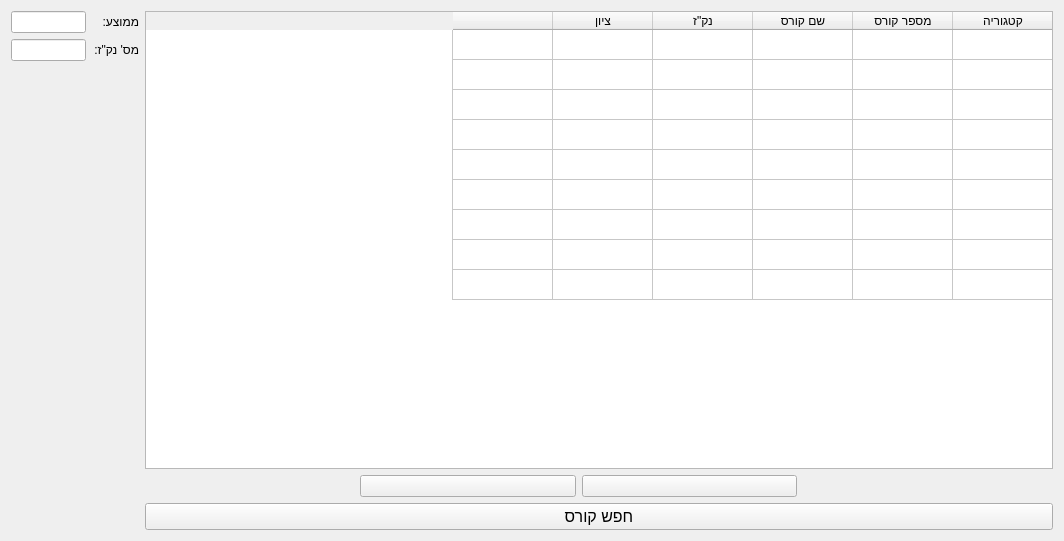
<?xml version="1.0" encoding="UTF-8"?>
<ui version="4.0">
 <class>Form</class>
 <widget class="QWidget" name="Form">
  <property name="geometry">
   <rect>
    <x>0</x>
    <y>0</y>
    <width>1064</width>
    <height>541</height>
   </rect>
  </property>
  <property name="windowTitle">
   <string>Form</string>
  </property>
  <property name="layoutDirection">
   <enum>Qt::RightToLeft</enum>
  </property>
  <layout class="QGridLayout" name="gridLayout">
   <item row="0" column="1">
    <layout class="QHBoxLayout" name="horizontalLayout">
     <item>
      <layout class="QVBoxLayout" name="verticalLayout">
       <item>
        <layout class="QVBoxLayout" name="verticalLayout_4">
         <item>
          <layout class="QHBoxLayout" name="horizontalLayout_7">
           <item>
            <widget class="QLabel" name="semester_average_label_2">
             <property name="sizePolicy">
              <sizepolicy hsizetype="Fixed" vsizetype="Fixed">
               <horstretch>0</horstretch>
               <verstretch>0</verstretch>
              </sizepolicy>
             </property>
             <property name="maximumSize">
              <size>
               <width>70</width>
               <height>16777215</height>
              </size>
             </property>
             <property name="text">
              <string>ממוצע:   </string>
             </property>
            </widget>
           </item>
           <item>
            <widget class="QLineEdit" name="semester_average_in_2">
             <property name="sizePolicy">
              <sizepolicy hsizetype="Fixed" vsizetype="Fixed">
               <horstretch>0</horstretch>
               <verstretch>0</verstretch>
              </sizepolicy>
             </property>
             <property name="maximumSize">
              <size>
               <width>75</width>
               <height>16777215</height>
              </size>
             </property>
             <property name="text">
              <string/>
             </property>
             <property name="alignment">
              <set>Qt::AlignCenter</set>
             </property>
             <property name="readOnly">
              <bool>true</bool>
             </property>
            </widget>
           </item>
          </layout>
         </item>
         <item>
          <layout class="QHBoxLayout" name="horizontalLayout_8">
           <item>
            <widget class="QLabel" name="semester_points_label_2">
             <property name="sizePolicy">
              <sizepolicy hsizetype="Fixed" vsizetype="Fixed">
               <horstretch>0</horstretch>
               <verstretch>0</verstretch>
              </sizepolicy>
             </property>
             <property name="maximumSize">
              <size>
               <width>70</width>
               <height>16777215</height>
              </size>
             </property>
             <property name="text">
              <string>מס' נק&quot;ז:</string>
             </property>
            </widget>
           </item>
           <item>
            <widget class="QLineEdit" name="semester_points_in_2">
             <property name="sizePolicy">
              <sizepolicy hsizetype="Fixed" vsizetype="Fixed">
               <horstretch>0</horstretch>
               <verstretch>0</verstretch>
              </sizepolicy>
             </property>
             <property name="maximumSize">
              <size>
               <width>75</width>
               <height>16777215</height>
              </size>
             </property>
             <property name="text">
              <string/>
             </property>
             <property name="alignment">
              <set>Qt::AlignCenter</set>
             </property>
             <property name="readOnly">
              <bool>true</bool>
             </property>
            </widget>
           </item>
          </layout>
         </item>
        </layout>
       </item>
       <item>
        <spacer name="verticalSpacer_2">
         <property name="orientation">
          <enum>Qt::Vertical</enum>
         </property>
         <property name="sizeHint" stdset="0">
          <size>
           <width>20</width>
           <height>40</height>
          </size>
         </property>
        </spacer>
       </item>
      </layout>
     </item>
     <item>
      <layout class="QVBoxLayout" name="verticalLayout_2"/>
     </item>
    </layout>
   </item>
   <item row="1" column="0">
    <layout class="QHBoxLayout" name="horizontalLayout_6">
     <item>
      <spacer name="horizontalSpacer_5">
       <property name="orientation">
        <enum>Qt::Horizontal</enum>
       </property>
       <property name="sizeHint" stdset="0">
        <size>
         <width>40</width>
         <height>20</height>
        </size>
       </property>
      </spacer>
     </item>
     <item>
      <spacer name="horizontalSpacer_2">
       <property name="orientation">
        <enum>Qt::Horizontal</enum>
       </property>
       <property name="sizeType">
        <enum>QSizePolicy::Ignored</enum>
       </property>
       <property name="sizeHint" stdset="0">
        <size>
         <width>40</width>
         <height>20</height>
        </size>
       </property>
      </spacer>
     </item>
     <item>
      <widget class="QPushButton" name="semester_table_add_line_2">
       <property name="sizePolicy">
        <sizepolicy hsizetype="MinimumExpanding" vsizetype="Fixed">
         <horstretch>0</horstretch>
         <verstretch>0</verstretch>
        </sizepolicy>
       </property>
       <property name="toolTip">
        <string>&lt;html&gt;&lt;head/&gt;&lt;body&gt;&lt;p&gt;&lt;span style=&quot; font-size:12pt; font-weight:600;&quot;&gt;הוסף שורה&lt;/span&gt;&lt;/p&gt;&lt;/body&gt;&lt;/html&gt;</string>
       </property>
       <property name="layoutDirection">
        <enum>Qt::LeftToRight</enum>
       </property>
       <property name="text">
        <string/>
       </property>
       <property name="icon">
        <iconset>
         <normaloff>images/list-add.svg</normaloff>images/list-add.svg</iconset>
       </property>
       <property name="iconSize">
        <size>
         <width>32</width>
         <height>32</height>
        </size>
       </property>
      </widget>
     </item>
     <item>
      <widget class="QPushButton" name="semester_table_remove_line_2">
       <property name="sizePolicy">
        <sizepolicy hsizetype="MinimumExpanding" vsizetype="Fixed">
         <horstretch>0</horstretch>
         <verstretch>0</verstretch>
        </sizepolicy>
       </property>
       <property name="toolTip">
        <string>&lt;html&gt;&lt;head/&gt;&lt;body&gt;&lt;p&gt;&lt;span style=&quot; font-size:12pt; font-weight:600;&quot;&gt;הסר שורה&lt;/span&gt;&lt;/p&gt;&lt;/body&gt;&lt;/html&gt;</string>
       </property>
       <property name="layoutDirection">
        <enum>Qt::LeftToRight</enum>
       </property>
       <property name="text">
        <string/>
       </property>
       <property name="icon">
        <iconset>
         <normaloff>images/list-remove.svg</normaloff>images/list-remove.svg</iconset>
       </property>
       <property name="iconSize">
        <size>
         <width>32</width>
         <height>32</height>
        </size>
       </property>
      </widget>
     </item>
     <item>
      <spacer name="horizontalSpacer_6">
       <property name="orientation">
        <enum>Qt::Horizontal</enum>
       </property>
       <property name="sizeHint" stdset="0">
        <size>
         <width>40</width>
         <height>20</height>
        </size>
       </property>
      </spacer>
     </item>
    </layout>
   </item>
   <item row="0" column="0">
    <widget class="QTableWidget" name="courses_table_2">
     <property name="sizePolicy">
      <sizepolicy hsizetype="Expanding" vsizetype="Expanding">
       <horstretch>0</horstretch>
       <verstretch>0</verstretch>
      </sizepolicy>
     </property>
     <property name="mouseTracking">
      <bool>true</bool>
     </property>
     <property name="layoutDirection">
      <enum>Qt::RightToLeft</enum>
     </property>
     <property name="sortingEnabled">
      <bool>true</bool>
     </property>
     <attribute name="horizontalHeaderVisible">
      <bool>true</bool>
     </attribute>
     <attribute name="horizontalHeaderCascadingSectionResizes">
      <bool>false</bool>
     </attribute>
     <attribute name="horizontalHeaderShowSortIndicator" stdset="0">
      <bool>true</bool>
     </attribute>
     <attribute name="horizontalHeaderStretchLastSection">
      <bool>false</bool>
     </attribute>
     <attribute name="verticalHeaderVisible">
      <bool>false</bool>
     </attribute>
     <attribute name="verticalHeaderCascadingSectionResizes">
      <bool>true</bool>
     </attribute>
     <attribute name="verticalHeaderStretchLastSection">
      <bool>false</bool>
     </attribute>
     <row>
      <property name="text">
       <string>New Row</string>
      </property>
     </row>
     <row>
      <property name="text">
       <string>New Row</string>
      </property>
     </row>
     <row>
      <property name="text">
       <string>New Row</string>
      </property>
     </row>
     <row>
      <property name="text">
       <string>New Row</string>
      </property>
     </row>
     <row>
      <property name="text">
       <string>New Row</string>
      </property>
     </row>
     <row>
      <property name="text">
       <string>New Row</string>
      </property>
     </row>
     <row>
      <property name="text">
       <string>New Row</string>
      </property>
     </row>
     <row>
      <property name="text">
       <string>New Row</string>
      </property>
     </row>
     <row>
      <property name="text">
       <string>New Row</string>
      </property>
     </row>
     <column>
      <property name="text">
       <string>קטגוריה</string>
      </property>
     </column>
     <column>
      <property name="text">
       <string>מספר קורס</string>
      </property>
     </column>
     <column>
      <property name="text">
       <string>שם קורס</string>
      </property>
     </column>
     <column>
      <property name="text">
       <string>נק&quot;ז</string>
      </property>
     </column>
     <column>
      <property name="text">
       <string>ציון</string>
      </property>
     </column>
     <column>
      <property name="text">
       <string/>
      </property>
     </column>
    </widget>
   </item>
   <item row="2" column="0">
    <widget class="QPushButton" name="semester_add_course_2">
     <property name="font">
      <font>
       <pointsize>12</pointsize>
       <weight>50</weight>
       <italic>false</italic>
       <bold>false</bold>
      </font>
     </property>
     <property name="text">
      <string>חפש קורס</string>
     </property>
    </widget>
   </item>
  </layout>
 </widget>
 <resources/>
 <connections/>
</ui>
